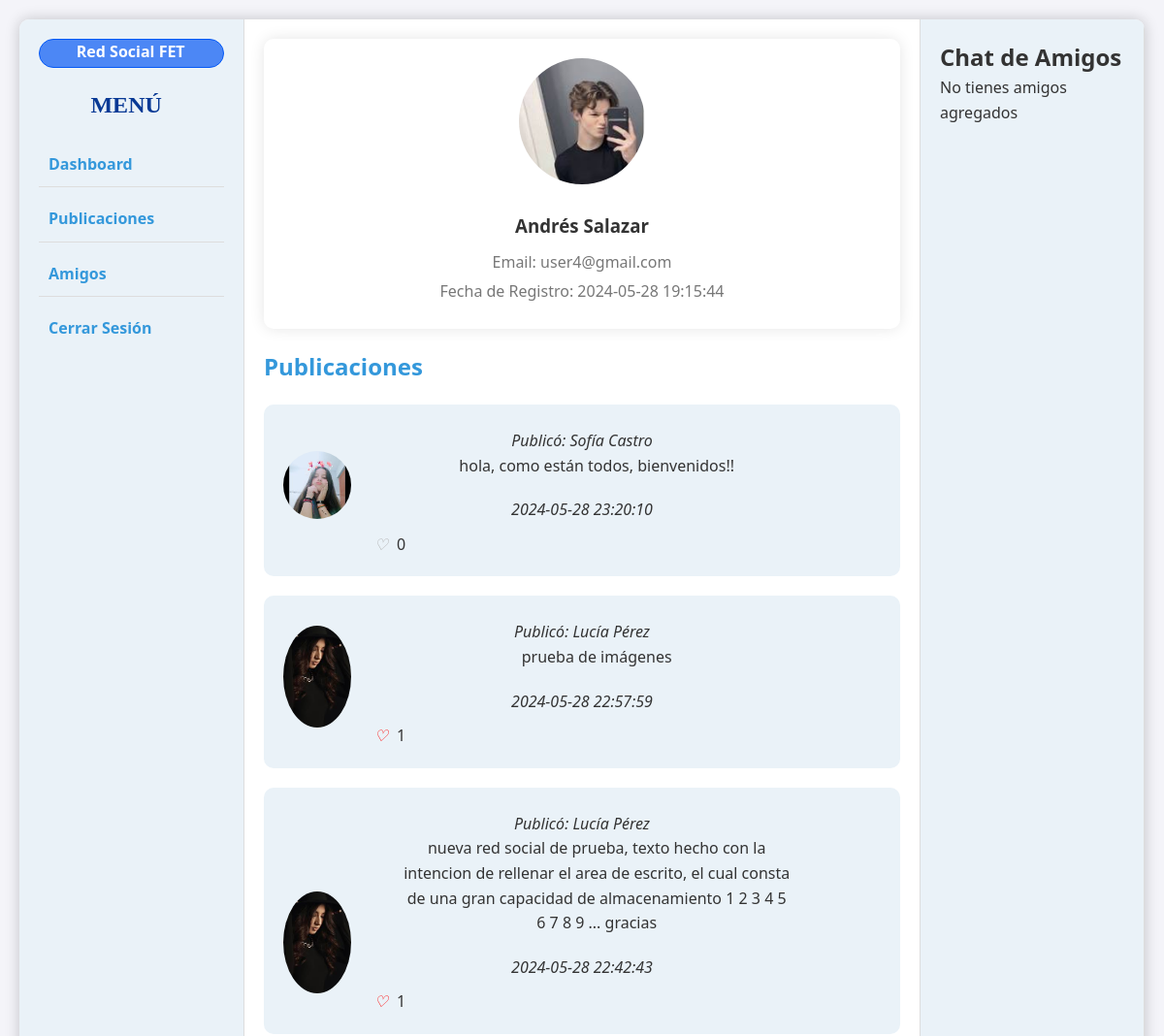
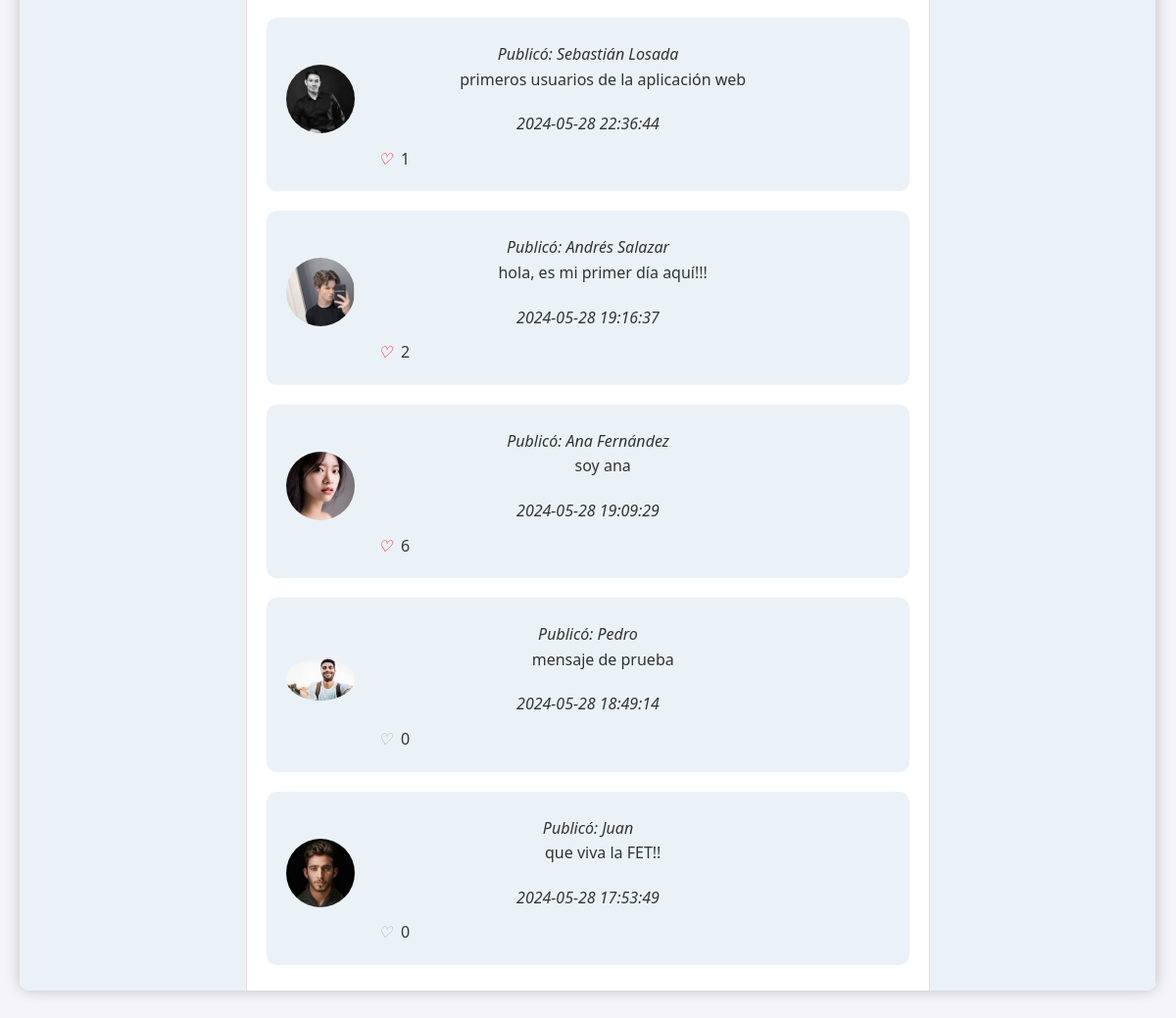
The page /dashboard.php (signed in) on the database its author committed (2 pictures, top to bottom).
### tables this page shows
CREATE TABLE `usuarios` (
  `id` int(11) NOT NULL,
  `nombre` varchar(50) NOT NULL,
  `email` varchar(50) NOT NULL,
  `password` varchar(255) NOT NULL,
  `fecha_registro` timestamp NOT NULL DEFAULT current_timestamp(),
  `profile_image` varchar(255) DEFAULT NULL
);

CREATE TABLE `publicaciones` (
  `id` int(11) NOT NULL,
  `usuario_id` int(11) DEFAULT NULL,
  `contenido` text DEFAULT NULL,
  `fecha_publicacion` timestamp NOT NULL DEFAULT current_timestamp(),
  `me_gusta` int(11) NOT NULL DEFAULT 0,
  `liked_by` tinyint(1) DEFAULT 0
);

### dashboard.php (the view, shortened to what this page needs)
<?php
include 'includes/db.php';
$user_id = $_SESSION['user_id'];
$sql_user = "SELECT * FROM Usuarios WHERE id = '$user_id'";
$result_user = $conn->query($sql_user);
$user = $result_user->fetch_assoc();
$sql_publicaciones = "SELECT p.*, u.nombre AS nombre_usuario, u.profile_image
                      FROM Publicaciones p
                      JOIN Usuarios u ON p.usuario_id = u.id
                      ORDER BY p.fecha_publicacion DESC";
$result_publicaciones = $conn->query($sql_publicaciones);
?>
<!DOCTYPE html>
<html>
<head>
    <link rel="stylesheet" type="text/css" href="css/estilos.css">
</head>
<body>
    <div class="dashboard">
        <div class="sidebar-left">
            <div class="loguito">
                <span> Red Social FET</span>
            </div>
            <h2 style="margin: 10% 15% 10% 28%; font-weight:800; font-family:Georgia, 'Times New Roman', Times, serif; color:#083995;">MENÚ</h2>
            <ul>
                <li><a href="dashboard.php">Dashboard</a></li>
                <li><a href="publicaciones.php">Publicaciones</a></li>
                <li><a href="amigos.php">Amigos</a></li>
                <li><a href="logout.php">Cerrar Sesión</a></li>
            </ul>
        </div>
        <div class="central-area">
            <div class="profile-card">
                <img src="<?php echo $user['profile_image']; ?>" alt="Foto de perfil" width="130">
                <h3><?php echo $user['nombre']; ?></h3>
                <p>Email: <?php echo $user['email']; ?></p>
                <p>Fecha de Registro: <?php echo $user['fecha_registro']; ?></p>
            </div>
            <h2>Publicaciones</h2>
            <?php
            if ($result_publicaciones->num_rows > 0) {
                while ($row = $result_publicaciones->fetch_assoc()) {
                    echo "<div class='post'>";
                    echo "<div class='post-content'>";
                    echo "<p style='font-style: italic; margin-top: 5px;'>Publicó: " . $row['nombre_usuario'] . "</p>";
                    echo "<p style='width:400px; margin-left: 20%; margin-bottom:20px;'>" . $row['contenido'] . "</p>";
                    echo "<time style='font-style: italic;'>" . $row['fecha_publicacion'] . "</time>";
                    echo "</div>";
                    echo "<div class='like-container'>";
                    echo "<img src='" . $row['profile_image'] . "' class='user-avatar' alt='Foto de perfil' style='max-width:70px; border-radius:100%; margin-top:-20%;'>";
                    echo "<i style='margin-left: 20px; width:22px;' class='like-icon" . ($row['liked_by'] ? ' liked' : '') . "' data-post-id='" . $row['id'] . "'>&#x2661;</i>";
                    echo "<span class='likes-count' id='likes-count-" . $row['id'] . "'>" . $row['me_gusta'] . "</span>";
                    echo "</div>";
                    echo "</div>";
                }
            } else {
                echo "No hay publicaciones.";
            }
            ?>
        </div>
        <div class="sidebar-right">
            <h2>Chat de Amigos</h2>
            <span>No tienes amigos agregados</span>
        </div>
    </div>
</body>
</html>

### css/estilos.css (style rules this page uses)
* { margin: 0; padding: 0; box-sizing: border-box; }
body { font-family: 'Segoe UI', Tahoma, Geneva, Verdana, sans-serif; background-color: #f4f4f9; color: #333; line-height: 1.6; display: flex; justify-content: center; align-items: flex-start; height: 100vh; padding: 20px; }
.dashboard { display: flex; width: 100%; max-width: 1200px; background: #fff; box-shadow: 0 0 15px rgba(0,0,0,0.2); border-radius: 10px; overflow: hidden; height: 90vh; }
.sidebar-left, .sidebar-right { width: 20%; padding: 20px; background: #eaf2f8; border-right: 1px solid #ddd; overflow-y: auto; }
.sidebar-right { border-left: 1px solid #ddd; }
.sidebar-left ul, .sidebar-right ul { list-style: none; }
.sidebar-left ul li, .sidebar-right ul li { margin-bottom: 10px; }
.sidebar-left ul li a, .sidebar-right ul li a { text-decoration: none; color: #3498db; font-weight: bold; }
.central-area { flex: 1; padding: 20px; overflow-y: auto; }
.central-area h2 { margin-bottom: 20px; color: #3498db; }
ul { list-style: none; padding: 0; }
ul li { padding: 10px; border-bottom: 1px solid #ddd; }
ul li:last-child { border-bottom: none; }
ul li a { color: #3498db; }
.option, .post { background: #eaf2f8; padding: 20px; border-radius: 10px; margin-bottom: 10px; text-align: center; transition: transform 0.3s; }
.profile-card { background: #ffffff; padding: 20px; border-radius: 10px; box-shadow: 0 0 15px rgba(0,0,0,0.1); margin-bottom: 20px; text-align: center; }
.profile-card img { border-radius: 50%; margin-bottom: 20px; }
.profile-card h3 { margin-bottom: 10px; }
.profile-card p { margin-bottom: 5px; color: #777; }

### dashboard.php (style rules this page uses)
.post { margin-bottom: 20px; }
.post-content { margin-bottom: 10px; }
.like-container { display: flex; align-items: center; }
.like-icon { color: #aaa; cursor: pointer; margin-right: 5px; }
.liked { color: red; }
.loguito { height: 30px; border: solid 1px #0559F5; background-color: #4C87F5; border-radius: 15px; }
.loguito span { color: white; font-weight: 600; margin-left: 20%; }

### rows shown on the page
usuarios: profile_image (picture), nombre "Andrés Salazar", email "user4@gmail.com", fecha_registro "2024-05-28 19:15:44"
publicaciones: usuario.nombre "Sofía Castro", contenido "hola, como están todos, bienvenidos!!", fecha_publicacion "2024-05-28 23:20:10", usuario.profile_image (picture), me_gusta "0"
publicaciones: usuario.nombre "Lucía Pérez", contenido "prueba de imágenes", fecha_publicacion "2024-05-28 22:57:59", usuario.profile_image (picture), me_gusta "1"
publicaciones: usuario.nombre "Lucía Pérez", contenido "nueva red social de prueba, texto hecho con la intencion de rellenar el area de escrito, el cual consta de una gran capacidad de almacenamiento 1 2 3 4 5 6 7 8 9 ... gracias", fecha_publicacion "2024-05-28 22:42:43", usuario.profile_image (picture), me_gusta "1"
publicaciones: usuario.nombre "Sebastián Losada", contenido "primeros usuarios de la aplicación web", fecha_publicacion "2024-05-28 22:36:44", usuario.profile_image (picture), me_gusta "1"
publicaciones: usuario.nombre "Andrés Salazar", contenido "hola, es mi primer día aquí!!!", fecha_publicacion "2024-05-28 19:16:37", usuario.profile_image (picture), me_gusta "2"
publicaciones: usuario.nombre "Ana Fernández", contenido "soy ana", fecha_publicacion "2024-05-28 19:09:29", usuario.profile_image (picture), me_gusta "6"
publicaciones: usuario.nombre "Pedro", contenido "mensaje de prueba", fecha_publicacion "2024-05-28 18:49:14", usuario.profile_image (picture), $row['id'] 2 (drawn), me_gusta "0"
publicaciones: usuario.nombre "Juan", contenido "que viva la FET!!", fecha_publicacion "2024-05-28 17:53:49", usuario.profile_image (picture), me_gusta "0"
